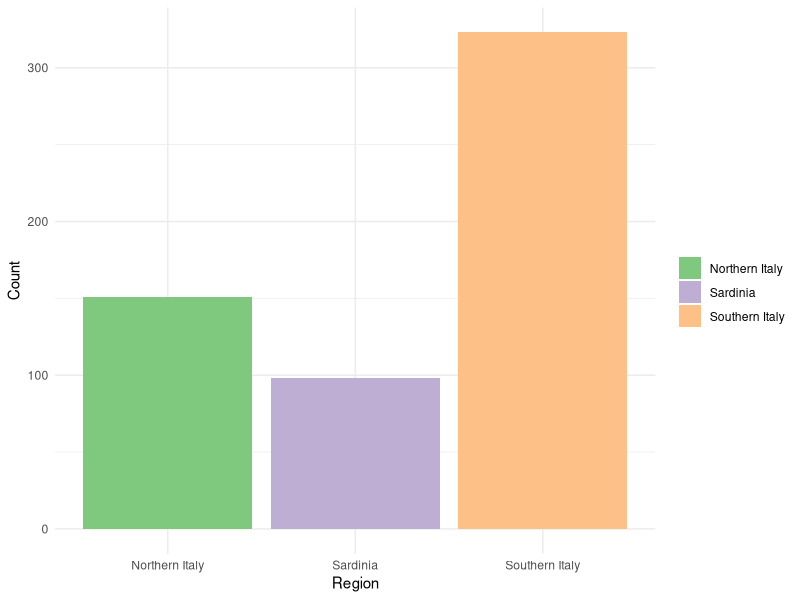

Write R code to recreate this figure.
## ---- chunk 1
library(dslabs)
library(tidyverse)
## ---- chunk 2
head(dslabs::olive)
## ---- chunk 3
dslabs::olive %>% 
  group_by(region, area) %>% 
  count()
## ---- chunk 4
dslabs::olive %>% 
  group_by(region) %>% 
  count() %>% 
  ggplot(aes(region, n, fill = region)) +
  geom_col() +
  scale_fill_brewer(palette = "Accent") +
  labs(x = "Region", y = "Count", fill = "") +
  theme_minimal()
## ---- chunk 5
set.seed(23)

NI_olives <- dslabs::olive %>% 
  filter(region == "Northern Italy") %>% 
  sample_n(98)

SI_olives <- dslabs::olive %>% 
  filter(region == "Southern Italy") %>% 
  sample_n(98)

SD_olives <- dslabs::olive %>% 
  filter(region == "Sardinia")

balanced_data <- rbind(NI_olives, SI_olives, SD_olives)
rm(NI_olives, SI_olives, SD_olives)

summary(balanced_data)
